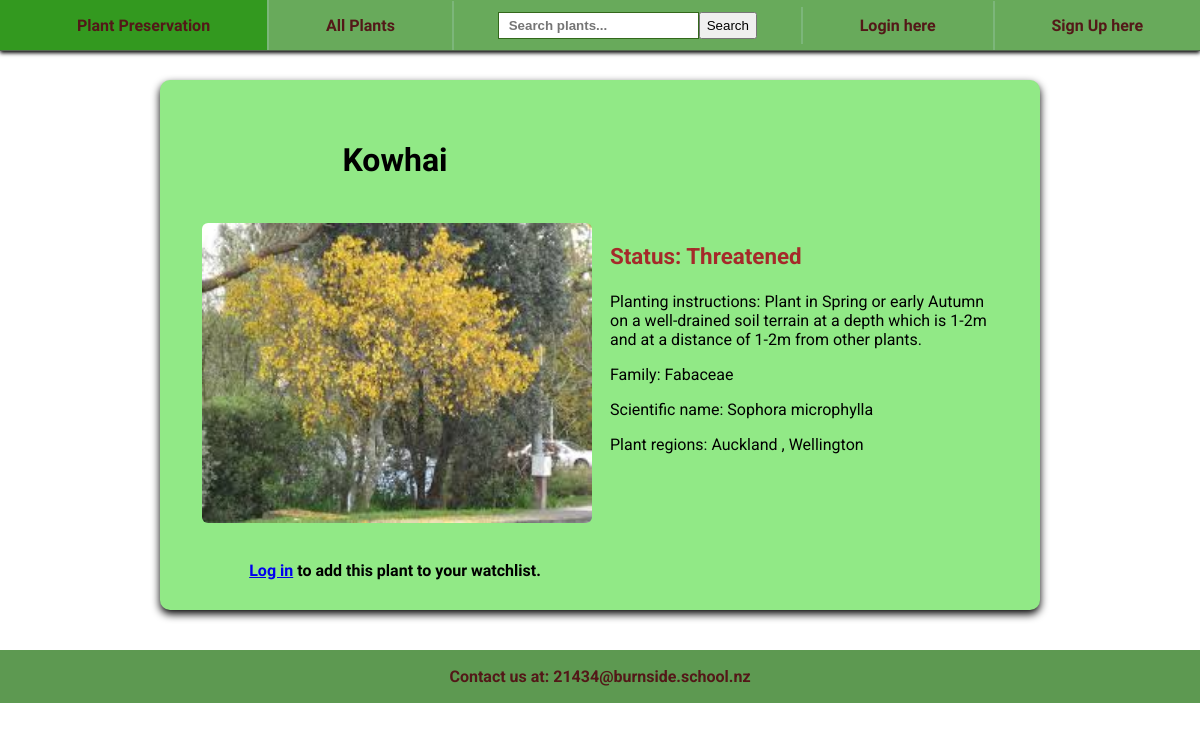
Screenshot of /plant/1 with the database file from the repository.
### tables this page shows
CREATE TABLE Plant (id INTEGER PRIMARY KEY AUTOINCREMENT, name TEXT NOT NULL, status INTEGER, family TEXT, scientific_name TEXT, image TEXT);

CREATE TABLE Planting_instruction (id INTEGER PRIMARY KEY AUTOINCREMENT NOT NULL, season TEXT, terrain TEXT, depth INTEGER, distance INTEGER);

CREATE TABLE Region (id INTEGER PRIMARY KEY AUTOINCREMENT, name TEXT);

### routes.py (the view)
@app.route('/plant/<int:id>')
def plant(id):
    instruction_query = "SELECT * FROM Planting_instruction WHERE id=?;"
    instruction = db_query(instruction_query, single=True, params=(id,))
    plant_region_query = """
                        SELECT Region.name FROM Region
                        JOIN PlantRegion ON Region.id = PlantRegion.region_id
                        WHERE PlantRegion.plant_id = ?;
                        """
    plant_region = db_query(plant_region_query, single=False, params=(id,))
    plant_query = "SELECT * FROM Plant WHERE id=?;"
    plant = db_query(plant_query, single=True, params=(id,))
    username = session.get('username')
    if not plant:
        abort(404)
    else:
        return render_template('plant.html',
                               planting_instruction=instruction,
                               plant=plant,
                               plant_region=plant_region,
                               username=username)

### routes.py (called while the page is built)
def db_query(query, single=False, params=()):
    conn = sqlite3.connect('plant.db')
    cursor = conn.cursor()
    cursor.execute(query, params)
    if single:
        result = cursor.fetchone()
    else:
        result = cursor.fetchall()
    conn.close()
    return result

### templates/plant.html (shortened to what this page needs)
{%extends "layout.html"%}
{%block content%}
    <div class="grid-container">
        <h1 class="grid-item1">{{ plant[1] }}</h1>
        <img src="{{ plant[5] }}" alt="image of {{ plant[1] }}" class="grid-item2">
        <div class="grid-item3">
            <p>Status: {{plant[2]}}</p>
            <p>Planting instructions: Plant in
                {{ planting_instruction[1] }} on a
                {{ planting_instruction[2] }} terrain at a depth which is
                {{ planting_instruction[3] }} and at a distance of
                {{ planting_instruction[4] }}m from other plants.
            </p>
            <p>Family: {{ plant[3] }}</p>
            <p>Scientific name: {{ plant[4] }}</p>
            <p>Plant regions:
                {% for region in plant_region %}
                    {{ region[0] }}
                    {% if not loop.last %},
                    {% endif %}
                {% endfor %}
            </p>
        </div>
        {% if username %}
            <form action="/add_to_watchlist/{{ plant[0] }}" method="POST">
                <button type="submit" class="grid-item1">Add to Watchlist</button>
            </form>
        <!--if a user is not logged in, provide a login link with
            instructions for adding to a watchlist-->
        {% else %}
            <p class="grid-item1"><a href="/login">Log in</a> to add this plant to your watchlist.</p>
        {% endif %}
    </div>
{%endblock%}

### static/style.css (style rules this page uses)
body { font-family: "Roboto", monospace; color: rgb(0, 0, 0); margin: 0; padding-top: 40px; height: 100%; }
h1, h2 { font-family: "Comfortaa", monospace; text-align: center; }
.grid-container { display: grid; grid-template-columns: 1fr 1fr; grid-template-rows: auto auto auto; gap: 20px; padding: 40px; padding-bottom: 40px; background-color: rgb(145, 233, 134); border-radius: 10px; box-shadow: 0px 4px 8px; max-width: 800px; max-height: 450px; margin: 40px auto; }
.grid-item1 { grid-column: 1 / 2; width: 100%; text-align: center; font-weight: bold; font-family: 'Comfortaa', sans-serif; }
.grid-item2 { grid-column: 1 / 2; width: 100%; border: 2px solid rgb(145, 233, 134); border-radius: 8px; overflow: hidden; display: flex; justify-content: center; align-items: center; height: 300px; }
.grid-item3 p:first-child { font-weight: bold; color: brown; font-size: 1.4em; }

### rows the page displays
Plant: name "Kowhai", image (picture), status "Threatened", family "Fabaceae", scientific_name "Sophora microphylla"
Planting_instruction: season "Spring or early Autumn", terrain "well-drained soil", depth "1-2m", distance "1-2"
Region: name "Auckland"
Region: name "Wellington"
